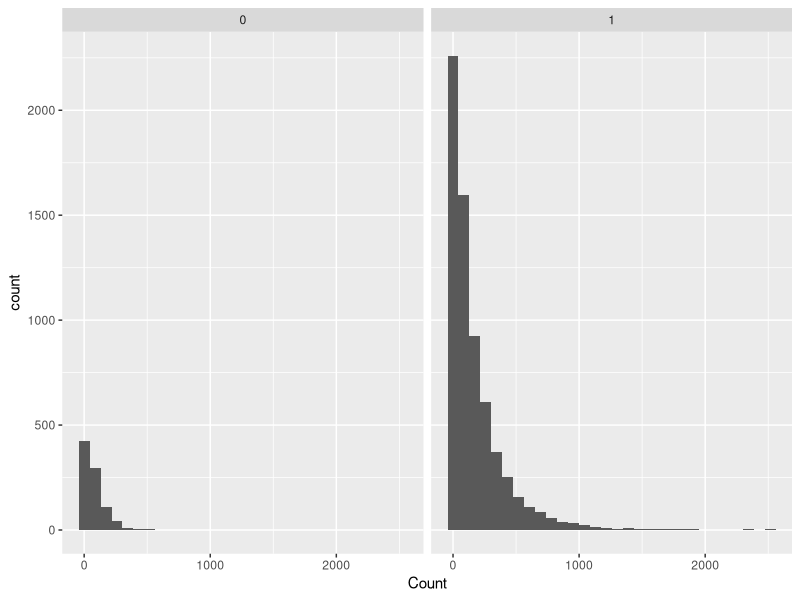
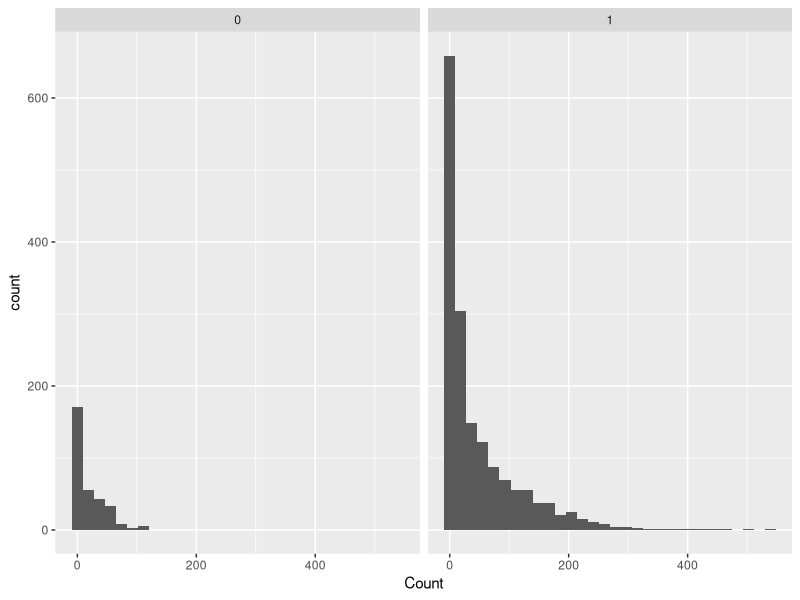

The R source for these figures, in order: (Note: this script raises an error after producing the figures.)
## ---- chunk 1
install.packages("tidyverse")
install.packages("kableExtra")
## ---- chunk 2
library("tidyverse")
library("kableExtra")
## ---- chunk 3
df<-read.csv("merged.csv")
## ---- chunk 4
kable(head(df))
## ---- chunk 5
names(df)

## ---- chunk 6
df_BGE <- df %>%
  filter(Company == "Baltimore Gas & Electric Co")

df_SMECO <- df %>%
  filter(Company == "Southern Maryland Electric Cooperative Inc.")

ggplot(df_BGE, aes(x=Count)) +
  geom_histogram() +
  facet_wrap(~StationRebate)

ggplot(df_SMECO, aes(x=Count)) +
  geom_histogram() +
  facet_wrap(~StationRebate)
## ---- chunk 7
model1<-lm(nox_emit ~ nbp, data=df)

summary(model1)
